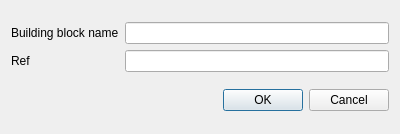
<?xml version="1.0" encoding="UTF-8"?>
<ui version="4.0">
 <class>AddBuildingBlockDlg</class>
 <widget class="QDialog" name="AddBuildingBlockDlg">
  <property name="geometry">
   <rect>
    <x>0</x>
    <y>0</y>
    <width>400</width>
    <height>134</height>
   </rect>
  </property>
  <property name="windowTitle">
   <string>Dialog</string>
  </property>
  <layout class="QVBoxLayout" name="verticalLayout">
   <item>
    <layout class="QGridLayout" name="gridLayout">
     <item row="0" column="1">
      <widget class="QLineEdit" name="nameEdit"/>
     </item>
     <item row="0" column="0">
      <widget class="QLabel" name="label">
       <property name="text">
        <string>Building block name</string>
       </property>
      </widget>
     </item>
     <item row="1" column="1">
      <widget class="QLineEdit" name="refEdit"/>
     </item>
     <item row="1" column="0">
      <widget class="QLabel" name="label_2">
       <property name="text">
        <string>Ref</string>
       </property>
      </widget>
     </item>
    </layout>
   </item>
   <item>
    <widget class="QDialogButtonBox" name="buttonBox">
     <property name="orientation">
      <enum>Qt::Horizontal</enum>
     </property>
     <property name="standardButtons">
      <set>QDialogButtonBox::Cancel|QDialogButtonBox::Ok</set>
     </property>
    </widget>
   </item>
  </layout>
 </widget>
 <resources/>
 <connections>
  <connection>
   <sender>buttonBox</sender>
   <signal>accepted()</signal>
   <receiver>AddBuildingBlockDlg</receiver>
   <slot>accept()</slot>
   <hints>
    <hint type="sourcelabel">
     <x>248</x>
     <y>254</y>
    </hint>
    <hint type="destinationlabel">
     <x>157</x>
     <y>274</y>
    </hint>
   </hints>
  </connection>
  <connection>
   <sender>buttonBox</sender>
   <signal>rejected()</signal>
   <receiver>AddBuildingBlockDlg</receiver>
   <slot>reject()</slot>
   <hints>
    <hint type="sourcelabel">
     <x>316</x>
     <y>260</y>
    </hint>
    <hint type="destinationlabel">
     <x>286</x>
     <y>274</y>
    </hint>
   </hints>
  </connection>
 </connections>
</ui>
